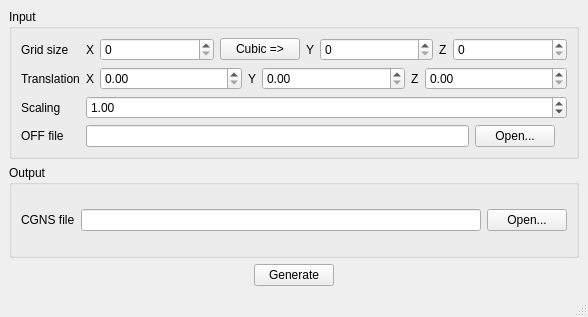
<?xml version="1.0" encoding="UTF-8"?>
<ui version="4.0">
 <class>MainWindow</class>
 <widget class="QMainWindow" name="MainWindow">
  <property name="geometry">
   <rect>
    <x>0</x>
    <y>0</y>
    <width>588</width>
    <height>317</height>
   </rect>
  </property>
  <property name="windowTitle">
   <string>Cutcell</string>
  </property>
  <widget class="QWidget" name="centralwidget">
   <layout class="QGridLayout" name="gridLayout">
    <item row="0" column="0">
     <layout class="QHBoxLayout" name="horizontalLayout">
      <item>
       <widget class="QGroupBox" name="groupBox">
        <property name="title">
         <string>Input</string>
        </property>
        <layout class="QGridLayout" name="gridLayout_3">
         <item row="0" column="0">
          <widget class="QLabel" name="gridSizeLabel">
           <property name="text">
            <string>Grid size</string>
           </property>
          </widget>
         </item>
         <item row="2" column="0">
          <widget class="QLabel" name="scalingLabel">
           <property name="text">
            <string>Scaling</string>
           </property>
          </widget>
         </item>
         <item row="2" column="1" colspan="3">
          <widget class="QDoubleSpinBox" name="scalingSpinBox">
           <property name="maximum">
            <double>9999.000000000000000</double>
           </property>
           <property name="value">
            <double>1.000000000000000</double>
           </property>
          </widget>
         </item>
         <item row="4" column="0">
          <widget class="QLabel" name="offFileLabel">
           <property name="text">
            <string>OFF file</string>
           </property>
          </widget>
         </item>
         <item row="0" column="1" colspan="3">
          <layout class="QHBoxLayout" name="horizontalLayout_4" stretch="0,1,0,0,1,0,1">
           <item>
            <widget class="QLabel" name="gridSizeXLabel">
             <property name="text">
              <string>X</string>
             </property>
            </widget>
           </item>
           <item>
            <widget class="QSpinBox" name="gridSizeXSpinBox"/>
           </item>
           <item>
            <widget class="QPushButton" name="cubicButton">
             <property name="text">
              <string>Cubic =&gt;</string>
             </property>
            </widget>
           </item>
           <item>
            <widget class="QLabel" name="gridSizeYLabel">
             <property name="text">
              <string>Y</string>
             </property>
            </widget>
           </item>
           <item>
            <widget class="QSpinBox" name="gridSizeYSpinBox"/>
           </item>
           <item>
            <widget class="QLabel" name="gridSizeZLabel">
             <property name="text">
              <string>Z</string>
             </property>
            </widget>
           </item>
           <item>
            <widget class="QSpinBox" name="gridSizeZSpinBox"/>
           </item>
          </layout>
         </item>
         <item row="1" column="0">
          <widget class="QLabel" name="translationLabel">
           <property name="text">
            <string>Translation</string>
           </property>
          </widget>
         </item>
         <item row="1" column="1" colspan="3">
          <layout class="QHBoxLayout" name="horizontalLayout_5" stretch="0,1,0,1,0,1">
           <item>
            <widget class="QLabel" name="label">
             <property name="text">
              <string>X</string>
             </property>
            </widget>
           </item>
           <item>
            <widget class="QDoubleSpinBox" name="translationXSpinBox"/>
           </item>
           <item>
            <widget class="QLabel" name="label_2">
             <property name="text">
              <string>Y</string>
             </property>
            </widget>
           </item>
           <item>
            <widget class="QDoubleSpinBox" name="translationYSpinBox"/>
           </item>
           <item>
            <widget class="QLabel" name="label_3">
             <property name="text">
              <string>Z</string>
             </property>
            </widget>
           </item>
           <item>
            <widget class="QDoubleSpinBox" name="translationZSpinBox"/>
           </item>
          </layout>
         </item>
         <item row="4" column="1">
          <layout class="QHBoxLayout" name="horizontalLayout_6">
           <item>
            <widget class="QLineEdit" name="offFileLineEdit"/>
           </item>
           <item>
            <widget class="QPushButton" name="offOpenButton">
             <property name="text">
              <string>Open...</string>
             </property>
            </widget>
           </item>
          </layout>
         </item>
        </layout>
       </widget>
      </item>
     </layout>
    </item>
    <item row="2" column="0">
     <layout class="QHBoxLayout" name="horizontalLayout_2">
      <item>
       <spacer name="horizontalSpacer">
        <property name="orientation">
         <enum>Qt::Horizontal</enum>
        </property>
        <property name="sizeHint" stdset="0">
         <size>
          <width>40</width>
          <height>20</height>
         </size>
        </property>
       </spacer>
      </item>
      <item>
       <widget class="QPushButton" name="generateButton">
        <property name="text">
         <string>Generate</string>
        </property>
       </widget>
      </item>
      <item>
       <spacer name="horizontalSpacer_2">
        <property name="orientation">
         <enum>Qt::Horizontal</enum>
        </property>
        <property name="sizeHint" stdset="0">
         <size>
          <width>40</width>
          <height>20</height>
         </size>
        </property>
       </spacer>
      </item>
     </layout>
    </item>
    <item row="1" column="0">
     <widget class="QGroupBox" name="groupBox_2">
      <property name="title">
       <string>Output</string>
      </property>
      <layout class="QHBoxLayout" name="horizontalLayout_3">
       <item>
        <widget class="QLabel" name="cgnsFileLabel">
         <property name="text">
          <string>CGNS file</string>
         </property>
        </widget>
       </item>
       <item>
        <widget class="QLineEdit" name="cgnsFileLineEdit"/>
       </item>
       <item>
        <widget class="QPushButton" name="cgnsOpenButton">
         <property name="text">
          <string>Open...</string>
         </property>
        </widget>
       </item>
      </layout>
     </widget>
    </item>
   </layout>
  </widget>
  <widget class="QMenuBar" name="menubar">
   <property name="geometry">
    <rect>
     <x>0</x>
     <y>0</y>
     <width>588</width>
     <height>21</height>
    </rect>
   </property>
  </widget>
  <widget class="QStatusBar" name="statusbar"/>
 </widget>
 <resources/>
 <connections/>
</ui>
